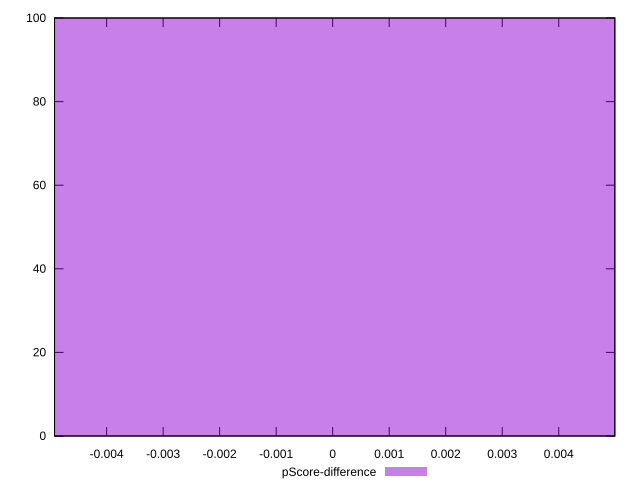

Here is the gnuplot script that generated this plot:
reset

$pScoreDifference <<EOF
0 100
EOF

set key outside below
set boxwidth 0.009985567662933363
set xrange [-0.004921691824328445:0.004992506282928799]
set yrange [0:100]
set trange [0:100]
set style fill transparent solid 0.5 noborder
set terminal svg size 640, 490 enhanced background rgb 'white'
set output "report_00018_2021-02-10T15-25-16.877Z/bootup-time/samples/pages+cached/pScore-difference/histogram.svg"

plot $pScoreDifference title "pScore-difference" with boxes

reset
